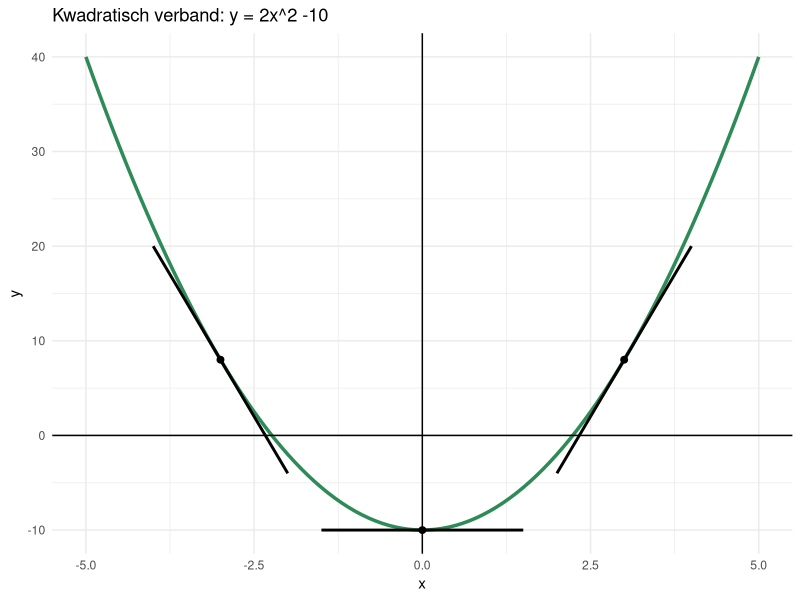

Write the R code that produced this figure.
## ---- chunk 1
library(ggplot2)
a <- 2
b <- 0
c <- - 10
x_min <- -5
x_max <- 5

ggplot() + 
  stat_function(fun = function(x) a*x^2 + b*x + c, colour = "seagreen", linewidth = 1.2) +
  xlim(x_min, x_max) +
  theme_minimal() +
  labs(title = paste0("Kwadratisch verband: y = ", a, "x^2", 
                      ifelse(b==0, "", c(ifelse(b>0, " + ", " "), b, "x")), 
                      ifelse(c>0, " + ", " "), c)) +
  xlab("x") +
  ylab("y") +
  geom_hline(yintercept = 0) +
  geom_vline(xintercept = 0) +
  geom_point(aes(x = c(-3, 0, 3), y = c(8, -10, 8)), size = 2) +
  geom_segment(aes(x=-1.5, y=-10, xend=1.5, yend=-10), linewidth = 1) +
  geom_segment(aes(x=-4, y=20, xend=-2, yend=-4), linewidth = 1) +
  geom_segment(aes(x=2, y=-4, xend=4, yend=20), linewidth = 1)
